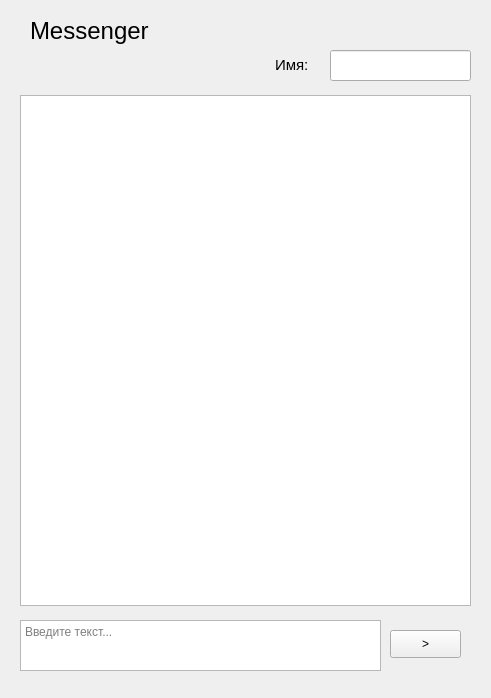
<?xml version="1.0" encoding="UTF-8"?>
<ui version="4.0">
 <class>MainWindow</class>
 <widget class="QMainWindow" name="MainWindow">
  <property name="geometry">
   <rect>
    <x>0</x>
    <y>0</y>
    <width>491</width>
    <height>698</height>
   </rect>
  </property>
  <property name="windowTitle">
   <string>Messenger</string>
  </property>
  <widget class="QWidget" name="centralwidget">
   <widget class="QTextEdit" name="textEdit">
    <property name="geometry">
     <rect>
      <x>20</x>
      <y>620</y>
      <width>361</width>
      <height>51</height>
     </rect>
    </property>
    <property name="placeholderText">
     <string>Введите текст...</string>
    </property>
   </widget>
   <widget class="QTextBrowser" name="textBrowser">
    <property name="geometry">
     <rect>
      <x>20</x>
      <y>95</y>
      <width>451</width>
      <height>511</height>
     </rect>
    </property>
   </widget>
   <widget class="QPushButton" name="pushButton">
    <property name="geometry">
     <rect>
      <x>390</x>
      <y>630</y>
      <width>71</width>
      <height>28</height>
     </rect>
    </property>
    <property name="text">
     <string>&gt;</string>
    </property>
   </widget>
   <widget class="QLineEdit" name="lineEdit">
    <property name="geometry">
     <rect>
      <x>330</x>
      <y>50</y>
      <width>141</width>
      <height>31</height>
     </rect>
    </property>
   </widget>
   <widget class="QLabel" name="label">
    <property name="geometry">
     <rect>
      <x>275</x>
      <y>55</y>
      <width>61</width>
      <height>20</height>
     </rect>
    </property>
    <property name="font">
     <font>
      <pointsize>11</pointsize>
     </font>
    </property>
    <property name="tabletTracking">
     <bool>false</bool>
    </property>
    <property name="autoFillBackground">
     <bool>false</bool>
    </property>
    <property name="text">
     <string>Имя:</string>
    </property>
   </widget>
   <widget class="QLabel" name="label_2">
    <property name="geometry">
     <rect>
      <x>30</x>
      <y>0</y>
      <width>171</width>
      <height>61</height>
     </rect>
    </property>
    <property name="font">
     <font>
      <pointsize>18</pointsize>
     </font>
    </property>
    <property name="text">
     <string>Messenger</string>
    </property>
   </widget>
  </widget>
 </widget>
 <resources/>
 <connections/>
</ui>
